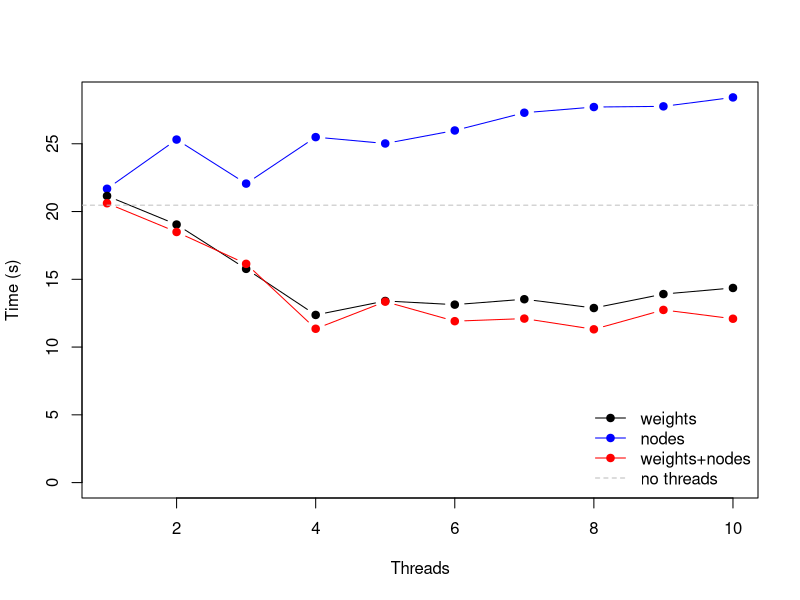
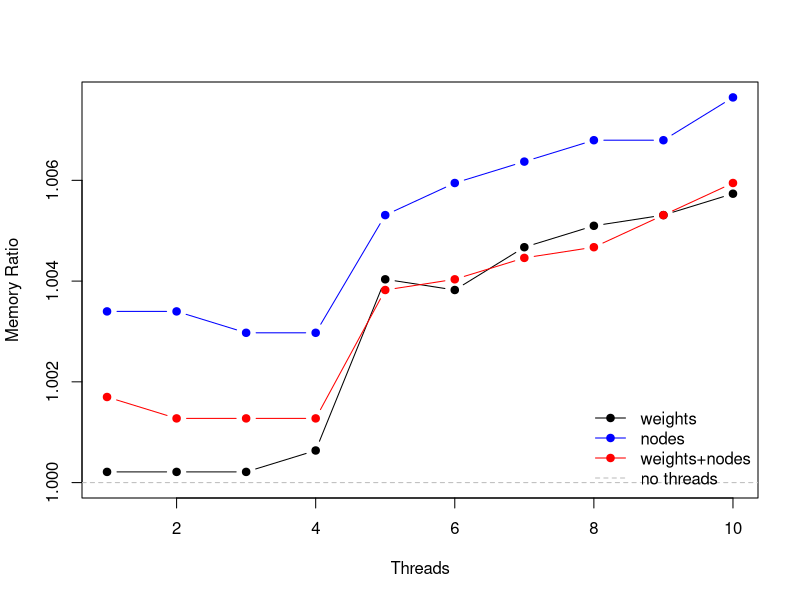

Reproduce these figures in R, in order.
nothreads <- data.frame( read.table("nothreads.dat" ) )
names( nothreads ) <- c("time", "memory")

threads11 <-
  data.frame( cbind( 1:10, read.table("threads11.dat") ) )
names( threads11 ) <- c("n","time","memory")

threads10 <-
  data.frame( cbind( 1:10, read.table("threads10.dat") ) )
names( threads10 ) <- c("n","time","memory")

threads01 <-
  data.frame( cbind( 1:10, read.table("threads01.dat") ) )
names( threads01 ) <- c("n","time","memory")

pdf( "time.pdf", width=5, height=5 )
ymax <- max( c(threads10$time, threads01$time, threads11$time,
               nothreads$time ) )
plot(threads10$n, threads10$time, type="b", pch=19, col="blue",
     xlab="Threads", ylab="Time (s)", ylim=c(0,ymax) )
lines(threads01$n, threads01$time, col="black", type="b", pch=19 )
lines(threads11$n, threads11$time, col="red", type="b", pch=19 )
abline( h=nothreads$time, lty=2, col="gray" )
legend( "bottomright",
       legend=c("weights", "nodes", "weights+nodes",
         "no threads"), lty=c(1,1,1,2), pch=c(19,19,19,NA),
       col=c("black", "blue", "red", "gray"), bty="n" )
dev.off()

pdf( "memory.pdf", width=5, height=5 )
ymax <- max( c(threads10$memory, threads01$memory, threads11$memory,
               nothreads$memory ) )
ymin <- min( c(threads10$memory, threads01$memory, threads11$memory,
               nothreads$memory ) )
plot(threads10$n, threads10$memory / ymin, type="b", pch=19, col="blue",
     xlab="Threads", ylab="Memory Ratio", ylim=c(1,ymax/ymin) )
lines(threads01$n, threads01$memory / ymin, col="black", type="b",
      pch=19 )
lines(threads11$n, threads11$memory / ymin, col="red", type="b", pch=19 )
abline( h=nothreads$memory / ymin, lty=2, col="gray" )
legend( "bottomright",
       legend=c("weights", "nodes", "weights+nodes",
         "no threads"), lty=c(1,1,1,2), pch=c(19,19,19,NA),
       col=c("black", "blue", "red", "gray"), bty="n" )
dev.off()
